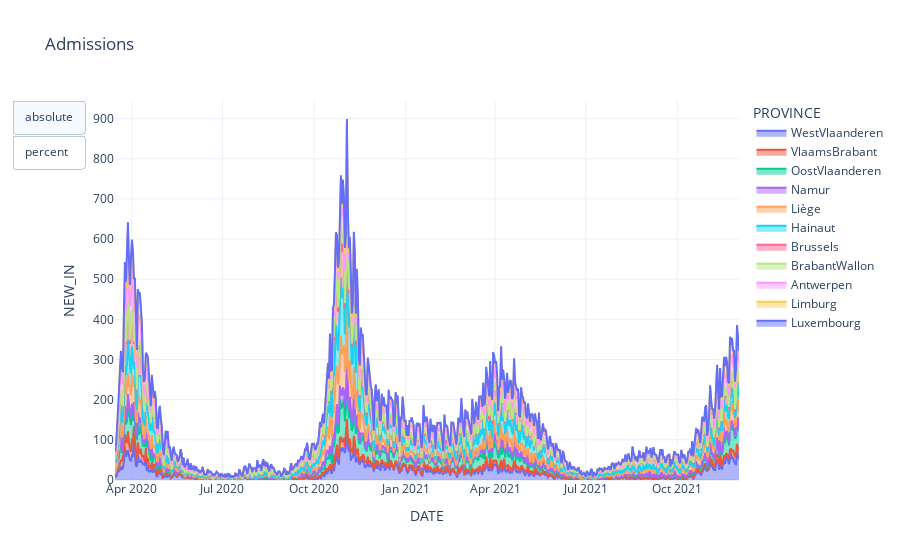

Notebook source saved alongside this figure:
### Markdown cell above
# Hospital Data Per province

### Code cell
def total_new_in_provinces():
    fig = px.area(df_prov_tot, x="DATE", y="NEW_IN", color="PROVINCE",title="Admissions")
    fig.update_layout(template="plotly_white")
    fig.update_layout(
    updatemenus=[
        dict(
            type="buttons",
            direction="up",
            buttons=list([
                dict(
                    args=[{"groupnorm": ""}],
                    label="absolute",
                    method="restyle"
                ),
                dict(
                    args=[{"groupnorm": "percent"}],
                    label="percent",
                    method="restyle"
                )
            ]),
        ),
    ])
    return fig
total_new_in_provinces()

### Figure 1 — Plotly figure (JSON) as saved in the notebook; plotly's stock layout.template omitted (floating-point values rounded to 4 significant figures; data arrays with more than 128 entries replaced by an {"elided": "..."} marker saying what was removed)
{"data": [{"hovertemplate": "PROVINCE=WestVlaanderen<br>DATE=%{x}<br>NEW_IN=%{y}<extra></extra>", "legendgroup": "WestVlaanderen", "line": {"color": "#636efa"}, "mode": "lines", "name": "WestVlaanderen", "orientation": "v", "showlegend": true, "stackgroup": "1", "type": "scatter", "x": {"elided": "628 str values"}, "xaxis": "x", "y": {"elided": "628 int values"}, "yaxis": "y"}, {"hovertemplate": "PROVINCE=VlaamsBrabant<br>DATE=%{x}<br>NEW_IN=%{y}<extra></extra>", "legendgroup": "VlaamsBrabant", "line": {"color": "#EF553B"}, "mode": "lines", "name": "VlaamsBrabant", "orientation": "v", "showlegend": true, "stackgroup": "1", "type": "scatter", "x": {"elided": "628 str values"}, "xaxis": "x", "y": {"elided": "628 int values"}, "yaxis": "y"}, {"hovertemplate": "PROVINCE=OostVlaanderen<br>DATE=%{x}<br>NEW_IN=%{y}<extra></extra>", "legendgroup": "OostVlaanderen", "line": {"color": "#00cc96"}, "mode": "lines", "name": "OostVlaanderen", "orientation": "v", "showlegend": true, "stackgroup": "1", "type": "scatter", "x": {"elided": "628 str values"}, "xaxis": "x", "y": {"elided": "628 int values"}, "yaxis": "y"}, {"hovertemplate": "PROVINCE=Namur<br>DATE=%{x}<br>NEW_IN=%{y}<extra></extra>", "legendgroup": "Namur", "line": {"color": "#ab63fa"}, "mode": "lines", "name": "Namur", "orientation": "v", "showlegend": true, "stackgroup": "1", "type": "scatter", "x": {"elided": "628 str values"}, "xaxis": "x", "y": {"elided": "628 int values"}, "yaxis": "y"}, {"hovertemplate": "PROVINCE=Liège<br>DATE=%{x}<br>NEW_IN=%{y}<extra></extra>", "legendgroup": "Liège", "line": {"color": "#FFA15A"}, "mode": "lines", "name": "Liège", "orientation": "v", "showlegend": true, "stackgroup": "1", "type": "scatter", "x": {"elided": "628 str values"}, "xaxis": "x", "y": {"elided": "628 int values"}, "yaxis": "y"}, {"hovertemplate": "PROVINCE=Hainaut<br>DATE=%{x}<br>NEW_IN=%{y}<extra></extra>", "legendgroup": "Hainaut", "line": {"color": "#19d3f3"}, "mode": "lines", "name": "Hainaut", "orientation": "v", "showlegend": true, "stackgroup": "1", "type": "scatter", "x": {"elided": "628 str values"}, "xaxis": "x", "y": {"elided": "628 int values"}, "yaxis": "y"}, {"hovertemplate": "PROVINCE=Brussels<br>DATE=%{x}<br>NEW_IN=%{y}<extra></extra>", "legendgroup": "Brussels", "line": {"color": "#FF6692"}, "mode": "lines", "name": "Brussels", "orientation": "v", "showlegend": true, "stackgroup": "1", "type": "scatter", "x": {"elided": "628 str values"}, "xaxis": "x", "y": {"elided": "628 int values"}, "yaxis": "y"}, {"hovertemplate": "PROVINCE=BrabantWallon<br>DATE=%{x}<br>NEW_IN=%{y}<extra></extra>", "legendgroup": "BrabantWallon", "line": {"color": "#B6E880"}, "mode": "lines", "name": "BrabantWallon", "orientation": "v", "showlegend": true, "stackgroup": "1", "type": "scatter", "x": {"elided": "628 str values"}, "xaxis": "x", "y": {"elided": "628 int values"}, "yaxis": "y"}, {"hovertemplate": "PROVINCE=Antwerpen<br>DATE=%{x}<br>NEW_IN=%{y}<extra></extra>", "legendgroup": "Antwerpen", "line": {"color": "#FF97FF"}, "mode": "lines", "name": "Antwerpen", "orientation": "v", "showlegend": true, "stackgroup": "1", "type": "scatter", "x": {"elided": "628 str values"}, "xaxis": "x", "y": {"elided": "628 int values"}, "yaxis": "y"}, {"hovertemplate": "PROVINCE=Limburg<br>DATE=%{x}<br>NEW_IN=%{y}<extra></extra>", "legendgroup": "Limburg", "line": {"color": "#FECB52"}, "mode": "lines", "name": "Limburg", "orientation": "v", "showlegend": true, "stackgroup": "1", "type": "scatter", "x": {"elided": "628 str values"}, "xaxis": "x", "y": {"elided": "628 int values"}, "yaxis": "y"}, {"hovertemplate": "PROVINCE=Luxembourg<br>DATE=%{x}<br>NEW_IN=%{y}<extra></extra>", "legendgroup": "Luxembourg", "line": {"color": "#636efa"}, "mode": "lines", "name": "Luxembourg", "orientation": "v", "showlegend": true, "stackgroup": "1", "type": "scatter", "x": {"elided": "628 str values"}, "xaxis": "x", "y": {"elided": "628 int values"}, "yaxis": "y"}], "layout": {"legend": {"title": {"text": "PROVINCE"}, "tracegroupgap": 0}, "title": {"text": "Admissions"}, "updatemenus": [{"buttons": [{"args": [{"groupnorm": ""}], "label": "absolute", "method": "restyle"}, {"args": [{"groupnorm": "percent"}], "label": "percent", "method": "restyle"}], "direction": "up", "type": "buttons"}], "xaxis": {"anchor": "y", "domain": [0, 1], "title": {"text": "DATE"}}, "yaxis": {"anchor": "x", "domain": [0, 1], "title": {"text": "NEW_IN"}}}}
